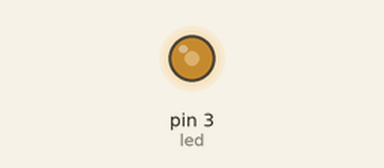
Recording of a sketch running on a simulated Arduino Uno, built with avr-gcc and run on an emulated ATmega328P. Parts: output pins drawn as LEDs (lit = HIGH).

Above: at 0.1 s.
Timing chart, 0 to 1.6 s (numbered marks = the images above):
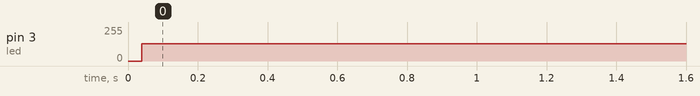

Measured:
- by itself, pin 3 (led): 0/255 → 128/255 at 0.04 s

The sketch:

sketch_nov15cblinking_WithoutDelay.ino
```cpp
int led=3;
int ledState=LOW;
unsigned long permili=0;

void setup() {
pinMode(led,OUTPUT);
}

void loop() {
  unsigned long ms=millis();
  if((ms-permili)>=1000)
  {permili=ms;}
  if (ledState==LOW){
    ledState=HIGH;
  }
  else
  ledState=LOW;
  digitalWrite(led,ledState);

}
```
